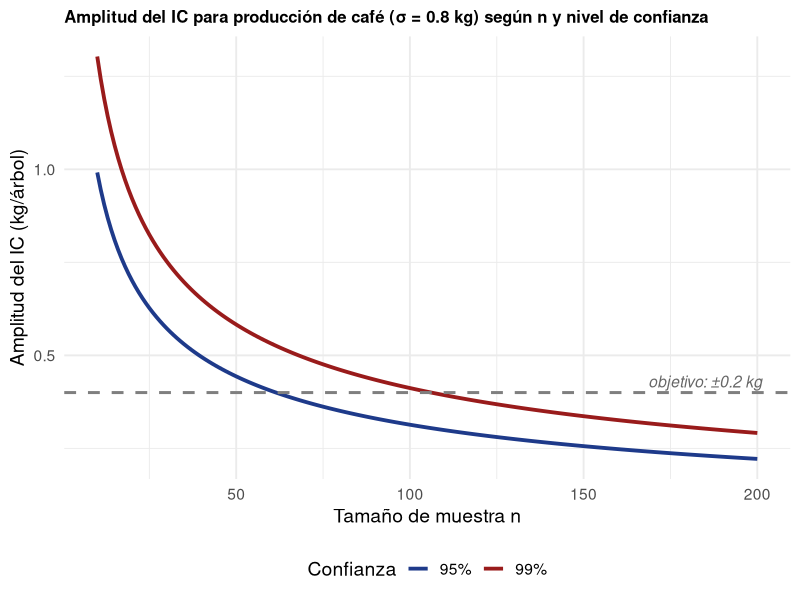

The R source for this figure:
## ---- chunk 1
#| echo: false
#| fig-width: 11
#| fig-height: 4.5
#| fig-align: center
library(ggplot2)
sigma <- 0.8
ns    <- 10:200
df_amp <- data.frame(
  n    = rep(ns, 2),
  amp  = c(2*1.96*sigma/sqrt(ns), 2*2.576*sigma/sqrt(ns)),
  conf = rep(c("95%","99%"), each = length(ns))
)
ggplot(df_amp, aes(x = n, y = amp, color = conf)) +
  geom_line(linewidth = 1.3) +
  geom_hline(yintercept = 0.4, linetype = "dashed",
             color = "gray50", linewidth = 1) +
  annotate("text", x = 185, y = 0.43,
           label = "objetivo: ±0.2 kg", color = "gray40",
           size = 4, fontface = "italic") +
  scale_color_manual(values = c("95%" = "#1e3a8a","99%" = "#991b1b")) +
  labs(x = "Tamaño de muestra n",
       y = "Amplitud del IC (kg/árbol)",
       title = "Amplitud del IC para producción de café (σ = 0.8 kg) según n y nivel de confianza",
       color = "Confianza") +
  theme_minimal(base_size = 14) +
  theme(legend.position = "bottom",
        plot.title = element_text(size = 12, face = "bold"))
